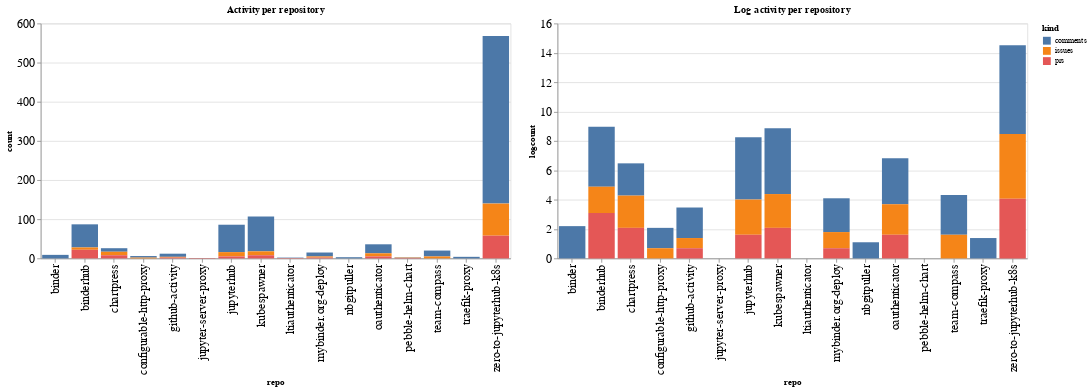

The notebook cell this image was saved under:
### Code cell
ch1 = alt.Chart(repo_summaries, width=600, title="Activity per repository").mark_bar().encode(
    x='repo',
    y='count',
    color='kind',
    tooltip="kind"
)

ch2 = alt.Chart(repo_summaries, width=600, title="Log activity per repository").mark_bar().encode(
    x='repo',
    y='logcount',
    color='kind',
    tooltip="kind"
)

ch1 | ch2

### Figure 1 — Vega-Lite specification as saved in the notebook (floating-point values rounded to 4 significant figures)
{"config": {"axisLeft": {"labelFontSize": 15}, "axisBottom": {"labelFontSize": 15}}, "hconcat": [{"mark": "bar", "encoding": {"color": {"type": "nominal", "field": "kind"}, "tooltip": {"type": "nominal", "field": "kind"}, "x": {"type": "nominal", "field": "repo"}, "y": {"type": "quantitative", "field": "count"}}, "title": "Activity per repository", "width": 600}, {"mark": "bar", "encoding": {"color": {"type": "nominal", "field": "kind"}, "tooltip": {"type": "nominal", "field": "kind"}, "x": {"type": "nominal", "field": "repo"}, "y": {"type": "quantitative", "field": "logcount"}}, "title": "Log activity per repository", "width": 600}], "data": {"name": "data-b12b3025d37151071ef7e6040d3b8997"}, "$schema": "https://vega.github.io/schema/vega-lite/v4.8.1.json", "datasets": {"data-b12b3025d37151071ef7e6040d3b8997": [{"repo": "binder", "kind": "comments", "count": 9, "logcount": 2.197}, {"repo": "binderhub", "kind": "comments", "count": 59, "logcount": 4.078}, {"repo": "binderhub", "kind": "issues", "count": 6, "logcount": 1.792}, {"repo": "binderhub", "kind": "prs", "count": 22, "logcount": 3.091}, {"repo": "chartpress", "kind": "comments", "count": 9, "logcount": 2.197}, {"repo": "chartpress", "kind": "issues", "count": 9, "logcount": 2.197}, {"repo": "chartpress", "kind": "prs", "count": 8, "logcount": 2.079}, {"repo": "configurable-http-proxy", "kind": "comments", "count": 4, "logcount": 1.386}, {"repo": "configurable-http-proxy", "kind": "issues", "count": 2, "logcount": 0.6931}, {"repo": "github-activity", "kind": "comments", "count": 8, "logcount": 2.079}, {"repo": "github-activity", "kind": "issues", "count": 2, "logcount": 0.6931}, {"repo": "github-activity", "kind": "prs", "count": 2, "logcount": 0.6931}, {"repo": "jupyter-server-proxy", "kind": "prs", "count": 1, "logcount": 0.0}, {"repo": "jupyterhub", "kind": "comments", "count": 70, "logcount": 4.248}, {"repo": "jupyterhub", "kind": "issues", "count": 11, "logcount": 2.398}, {"repo": "jupyterhub", "kind": "prs", "count": 5, "logcount": 1.609}, {"repo": "kubespawner", "kind": "comments", "count": 89, "logcount": 4.489}, {"repo": "kubespawner", "kind": "issues", "count": 10, "logcount": 2.303}, {"repo": "kubespawner", "kind": "prs", "count": 8, "logcount": 2.079}, {"repo": "ltiauthenticator", "kind": "comments", "count": 1, "logcount": 0.0}, {"repo": "ltiauthenticator", "kind": "prs", "count": 1, "logcount": 0.0}, {"repo": "mybinder.org-deploy", "kind": "comments", "count": 10, "logcount": 2.303}, {"repo": "mybinder.org-deploy", "kind": "issues", "count": 3, "logcount": 1.099}, {"repo": "mybinder.org-deploy", "kind": "prs", "count": 2, "logcount": 0.6931}, {"repo": "nbgitpuller", "kind": "comments", "count": 3, "logcount": 1.099}, {"repo": "oauthenticator", "kind": "comments", "count": 23, "logcount": 3.135}, {"repo": "oauthenticator", "kind": "issues", "count": 8, "logcount": 2.079}, {"repo": "oauthenticator", "kind": "prs", "count": 5, "logcount": 1.609}, {"repo": "pebble-helm-chart", "kind": "comments", "count": 1, "logcount": 0.0}, {"repo": "pebble-helm-chart", "kind": "issues", "count": 1, "logcount": 0.0}, {"repo": "pebble-helm-chart", "kind": "prs", "count": 1, "logcount": 0.0}, {"repo": "team-compass", "kind": "comments", "count": 15, "logcount": 2.708}, {"repo": "team-compass", "kind": "issues", "count": 5, "logcount": 1.609}, {"repo": "traefik-proxy", "kind": "comments", "count": 4, "logcount": 1.386}, {"repo": "zero-to-jupyterhub-k8s", "kind": "comments", "count": 428, "logcount": 6.059}, {"repo": "zero-to-jupyterhub-k8s", "kind": "issues", "count": 82, "logcount": 4.407}, {"repo": "zero-to-jupyterhub-k8s", "kind": "prs", "count": 58, "logcount": 4.06}]}}
